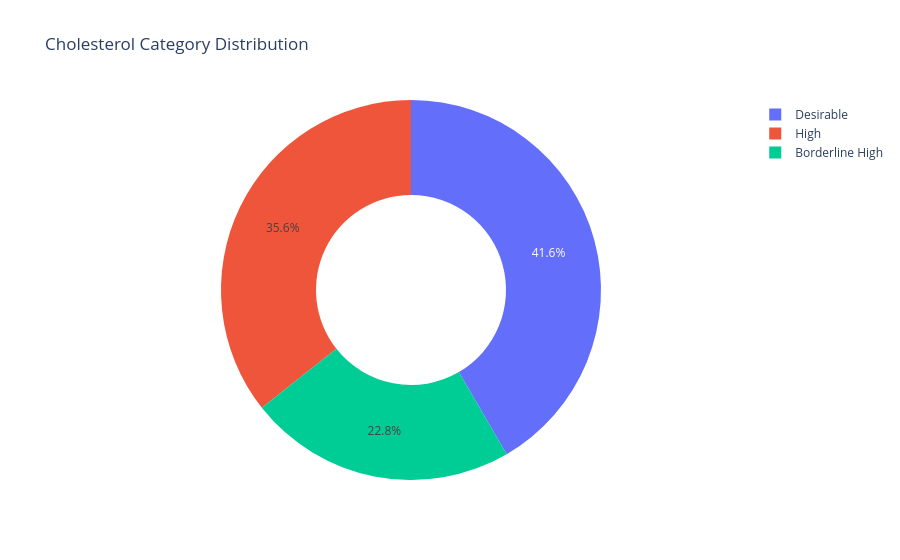

Source (notebook cell):
### Code cell
px.pie(df, names= "Cholesterol_Category", title= "Cholesterol Category Distribution", hole= 0.5)

### Figure 1 — Plotly figure (JSON) as saved in the notebook; plotly's stock layout.template omitted (floating-point values rounded to 4 significant figures; data arrays with more than 128 entries replaced by an {"elided": "..."} marker saying what was removed)
{"data": [{"domain": {"x": [0, 1], "y": [0, 1]}, "hole": 0.5, "hovertemplate": "Cholesterol_Category=%{label}<extra></extra>", "labels": {"elided": "10000 str values"}, "legendgroup": "", "name": "", "showlegend": true, "type": "pie"}], "layout": {"legend": {"tracegroupgap": 0}, "title": {"text": "Cholesterol Category Distribution"}}}
